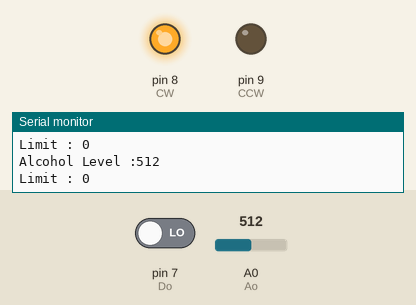
This sketch was run on a simulated Arduino Uno, built with avr-gcc and run on an emulated ATmega328P. Parts: output pins drawn as LEDs (lit = HIGH), the last lines printed to the serial monitor. The inputs (shaded band) are chosen by the test bench; at power-on: A0 (Ao) = 512, pin 7 (Do) LOW. The modem accepts every AT command (registered, SIM ready, sends succeed) and sends nothing else.

Above: at 1.2 s.
1.3 s: A0 (Ao) set to 692
2.8 s: A0 (Ao) set to 708
At 3.3 s:
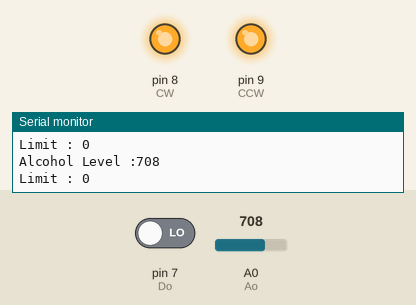
Timing chart, 0 to 5.8 s (numbered marks = the images above; inputs shaded):
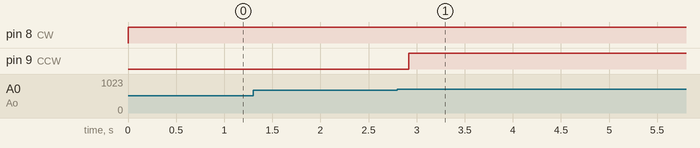

Measured:
- the behaviour switches between 700 and 701 on A0 (Ao) (found by bisection; images 0 and 1)
- after the input at 2.8 s, pin 9 (CCW): LOW → HIGH after 0.12 s

The sketch:

Alcohol_Dectector_Display.ino.ino
```cpp
#include <LiquidCrystal.h>
#include <SoftwareSerial.h>

SoftwareSerial mySerial(9,10);

const int Ao = 0; //A0{S} to A0{U}
const int Do = 7; //D0{S} to D7{u}
int limit;
int value;
#define CW 8
#define CCW 9

//int Contrast = 145;
//LiquidCrystal lcd(12,11,5,4,3,2);

void setup() {
mySerial.begin(9600);
Serial.begin(115200);
pinMode(Ao,INPUT);
pinMode(Do,INPUT);

pinMode(CW, OUTPUT);
pinMode(CCW, OUTPUT);
}

void loop() {
digitalWrite(CW,HIGH);
value = analogRead(Ao);
limit = digitalRead(Do);
Serial.print("Alcohol Level :");
Serial.println(value);
Serial.print("Limit : ");
Serial.println(limit);
delay(100);

if(value>700 ){
digitalWrite(CCW, HIGH);
mySerial.println("AT+CMGF=1");
delay(1000);
mySerial.println("AT+CMGS=\"+919354843009\"\r");
delay(1000);
mySerial.println("Warning");
delay(200);
mySerial.println((char)26);
delay(1000);
}
}
```
